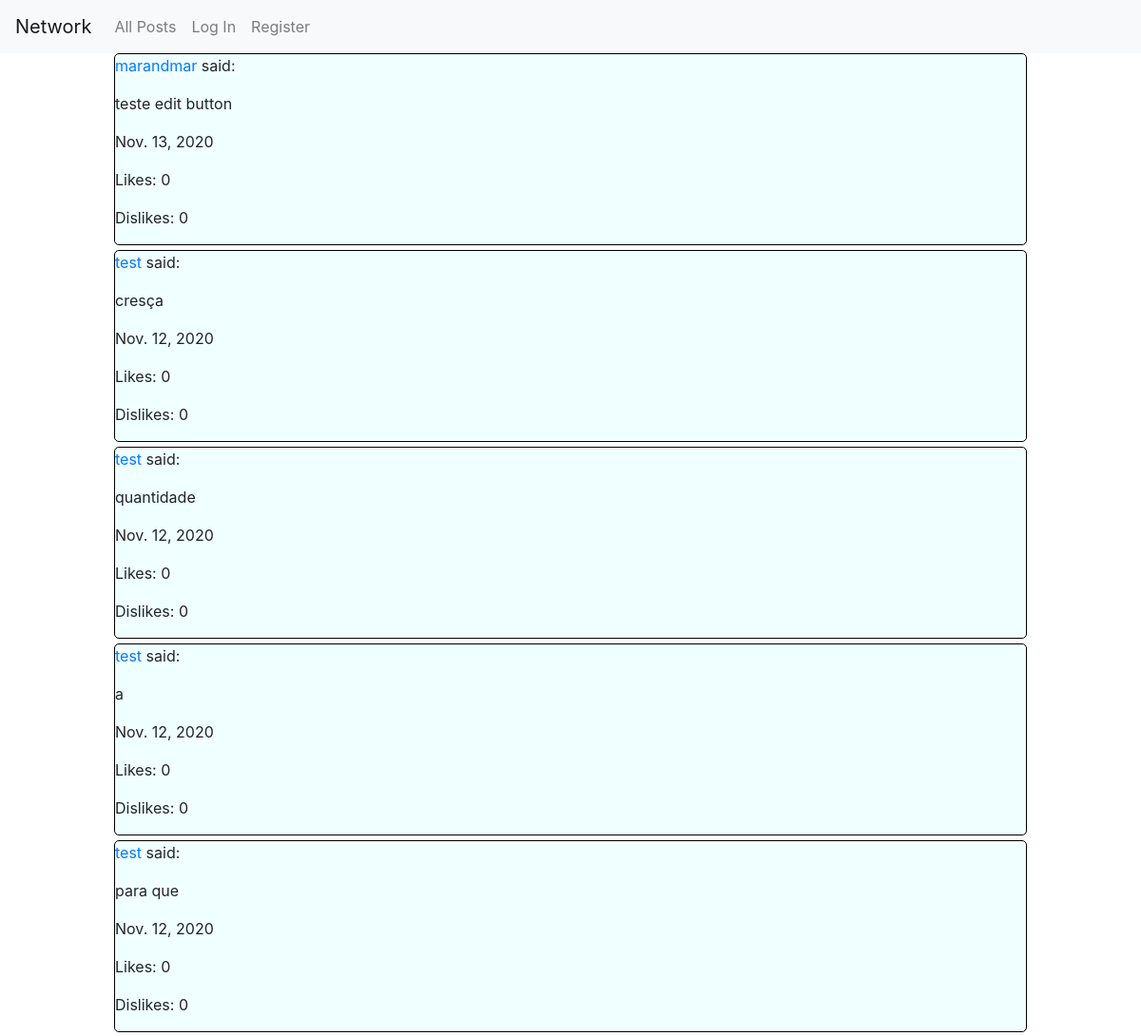
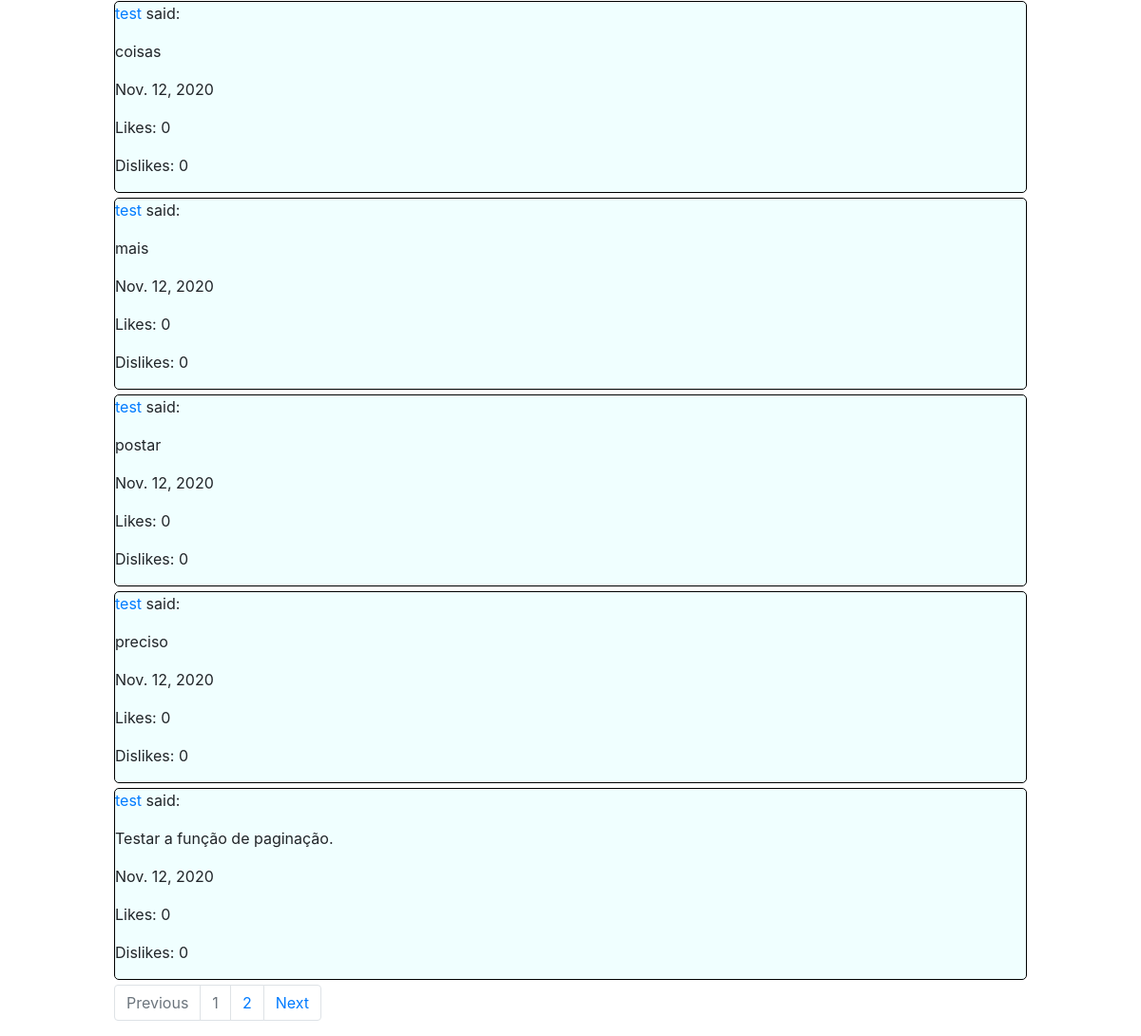
Before: / with the older database file (2 pictures, top to bottom).
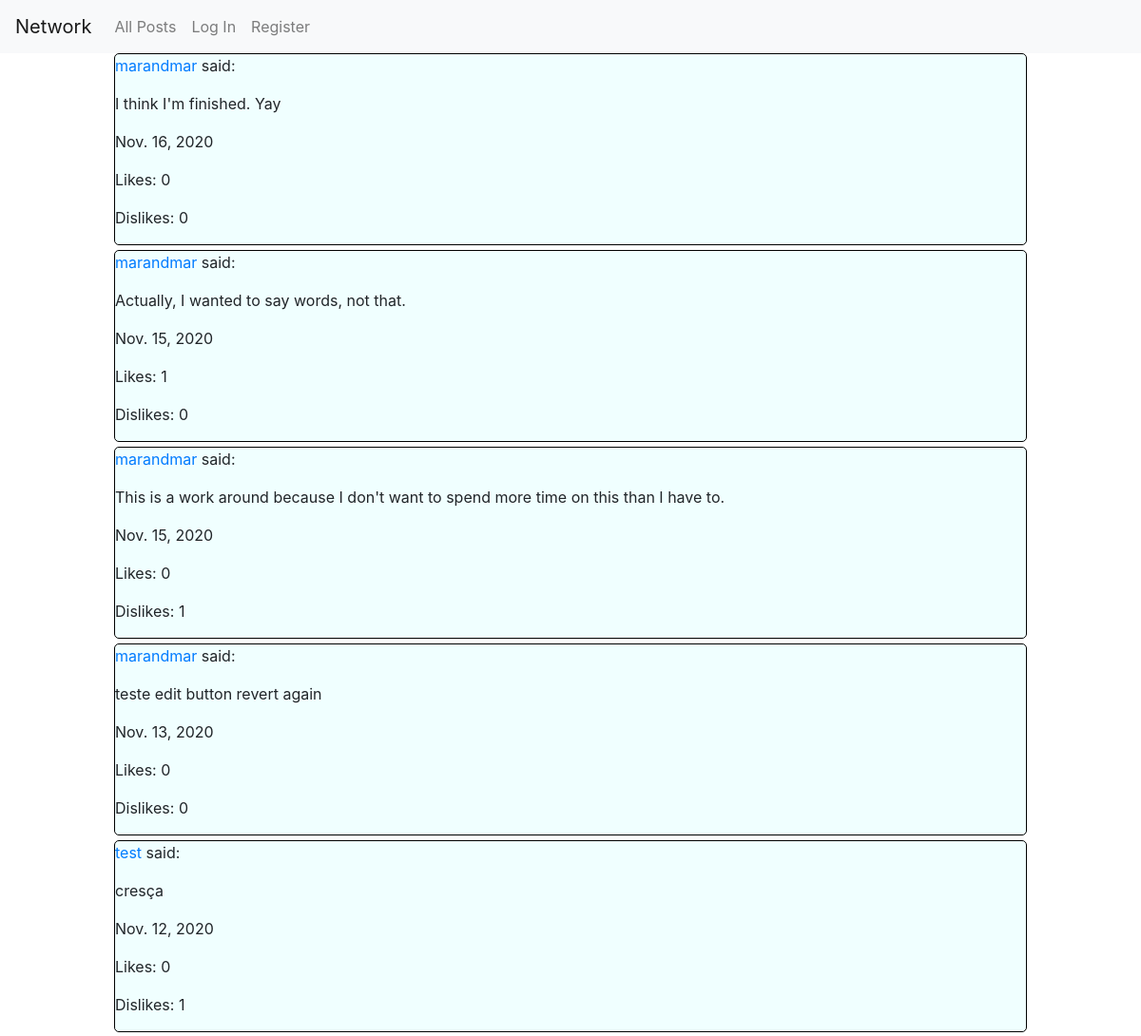
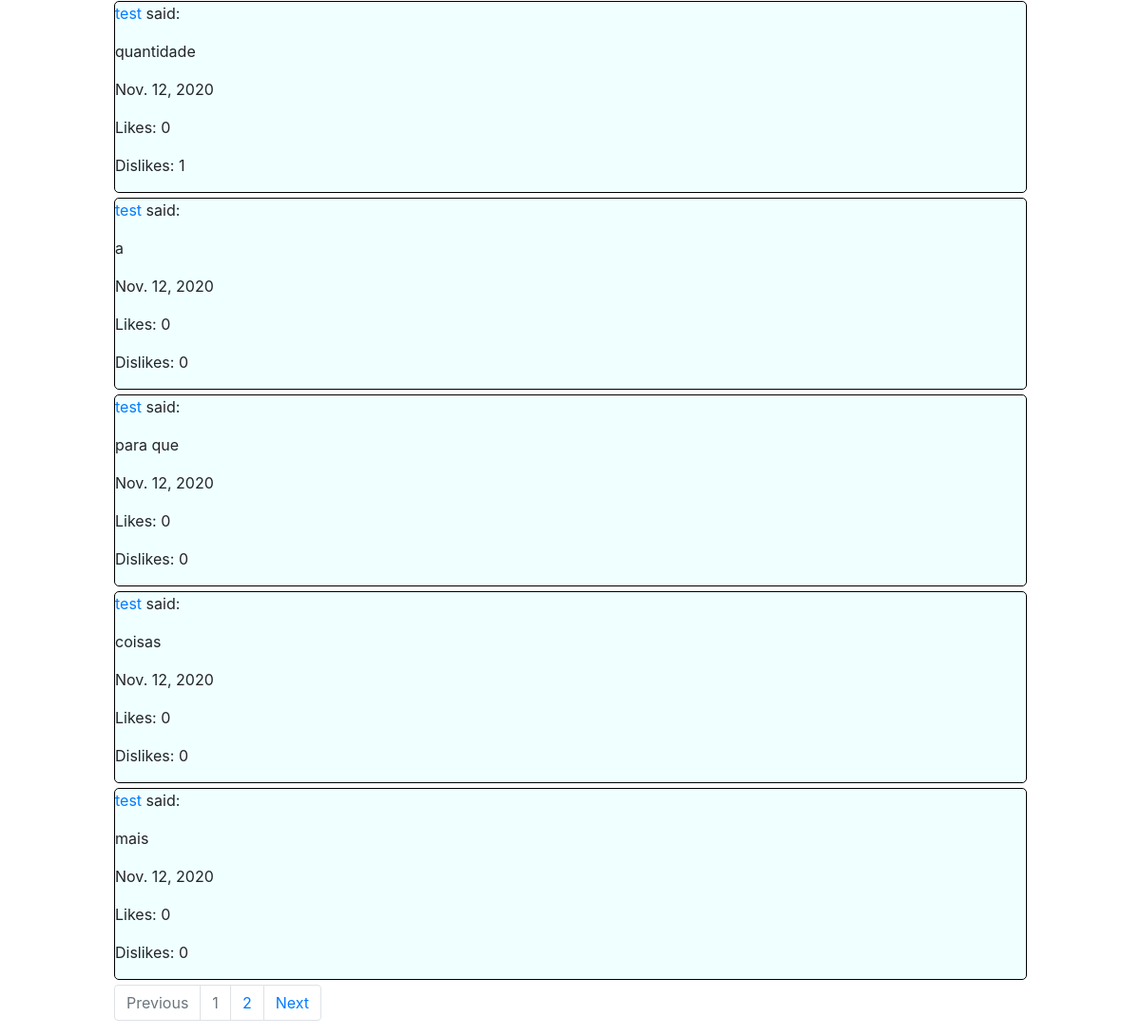
After: the same page with the newer database file (2 pictures, top to bottom).
### network/models.py (models this page shows, shortened)
class Post(models.Model):
    user = models.ForeignKey(User, on_delete=models.CASCADE, null=False, blank=False, related_name="user")
    post = models.TextField(max_length=240, null=False, blank=False)
    time = models.DateField(null=False, blank=False)
    likes = models.ManyToManyField(User, related_name="liked", blank=True)
    dislikes = models.ManyToManyField(User, related_name="disliked", blank=True)

class User(AbstractUser):
    pass

### network/views.py (the view)
# urls.py: path("", views.index, name="index"),
def index(request, page_number=""):
    objects = all_posts()
    posts = Paginator(objects, 10)
    if page_number:
        page = posts.page(int(page_number))
    else:
        page = posts.page(1)
    return render(request, "network/index.html", {
        "posts": page
    })

### network/views.py (called while the page is built)
def all_posts(user=""):
    if user:
        posts = Post.objects.filter(user=user)
    else:
        posts = Post.objects.all()
    posts = posts[::-1]
    return posts

### network/templates/network/index.html (shortened to what this page needs)
{% extends "network/layout.html" %}
{% block body %}
    <div class="all-posts">
        {% for post in posts %}
            <div class="post" data-postid="{{ post.id }}">
                <p><a href="{% url 'profile' post.user.id %}">{{ post.user }}</a> said:</p>
                <p class="post-text">{{ post.post }}</p>
                <p>{{ post.time }}</p>
                <p>Likes: <span class="likeCount">{{ post.likes.all | length }}</span></p>
                <p>Dislikes: <span class="dislikeCount">{{ post.dislikes.all | length }}</span></p>
            </div>
        {% empty %}
            <div>Nothing posted yet.</div>
        {% endfor %}
    </div>
    {% if posts.has_previous or posts.has_next %}
    <nav id="page-navigation">
        <ul class="pagination">
            {% if posts.has_previous %}
                {% if posts.previous_page_number == 1 %}
                <li class="page-item"><a class="page-link" href="{% url 'index' %}">Previous</a></li>
                {% else %}
                <li class="page-item"><a class="page-link" href="{% url 'index' posts.previous_page_number %}">Previous</a></li>
                {% endif %}
            {% else %}
                <li class="page-item disabled"><a class="page-link" href="#">Previous</a></li>
            {% endif %}
            {% if posts.number == 1 %}
                <li class="page-item disabled"><a class="page-link" href="{% url 'index' %}">{{ posts.number }}</a></li>
            {% else %}
                <li class="page-item disabled"><a class="page-link" href="{% url 'index' posts.number %}">{{ posts.number }}</a></li>
            {% endif %}
            {% if posts.has_next %}
                <li class="page-item"><a class="page-link" href="{% url 'index' posts.next_page_number %}">{{ posts.next_page_number }}</a></li>
                <li class="page-item"><a class="page-link" href="{% url 'index' posts.next_page_number %}">Next</a></li>
            {% else %}
                <li class="page-item disabled"><a class="page-link" href="#">Next</a></li>
            {% endif %}
        </ul>
    </nav>
    {% endif %}
{% endblock %}

Changed rows visible on the page:
no longer on this page (row unchanged): Post: user "test", post "postar", time "Nov. 12, 2020", likes.all|length "0", dislikes.all|length "0"
no longer on this page (row unchanged): Post: user "test", post "preciso", time "Nov. 12, 2020", likes.all|length "0", dislikes.all|length "0"
no longer on this page (row unchanged): Post: user "test", post "Testar a função de paginação.", time "Nov. 12, 2020", likes.all|length "0", dislikes.all|length "0"
added Post: user "marandmar", post "I think I'm finished. Yay", time "Nov. 16, 2020", likes.all|length "0", dislikes.all|length "0"
added Post: user "marandmar", post "Actually, I wanted to say words, not that.", time "Nov. 15, 2020", likes.all|length "1", dislikes.all|length "0"
added Post: user "marandmar", post "This is a work around because I don't want to spend more time on this than I have to.", time "Nov. 15, 2020", likes.all|length "0", dislikes.all|length "1"
changed Post: post "teste edit button" → "teste edit button revert again"
computed for Post "cresça": dislikes.all|length "0" → "1"
computed for Post "quantidade": dislikes.all|length "0" → "1"
